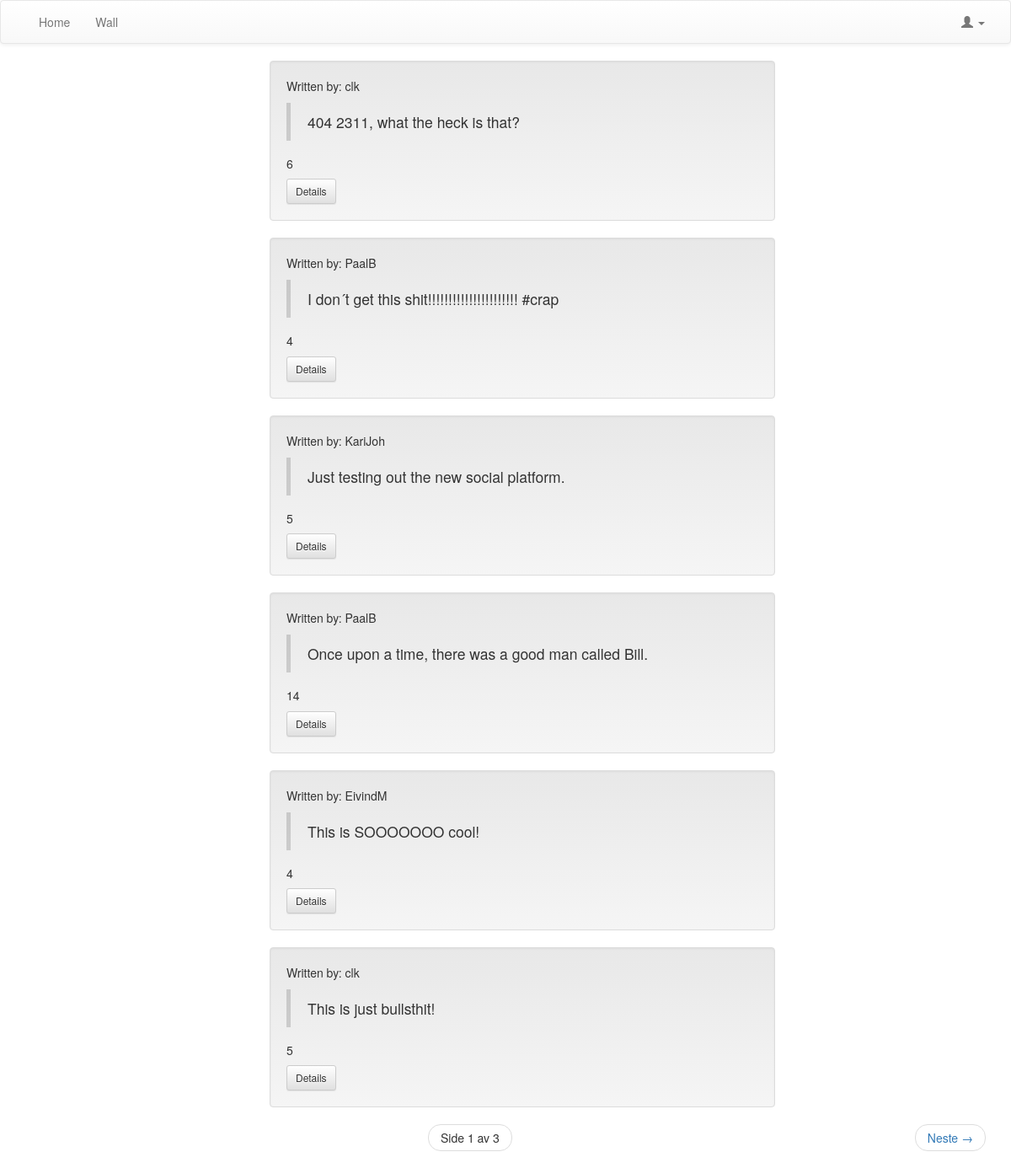
The page /kvittr_messages/ on the database as committed earlier.
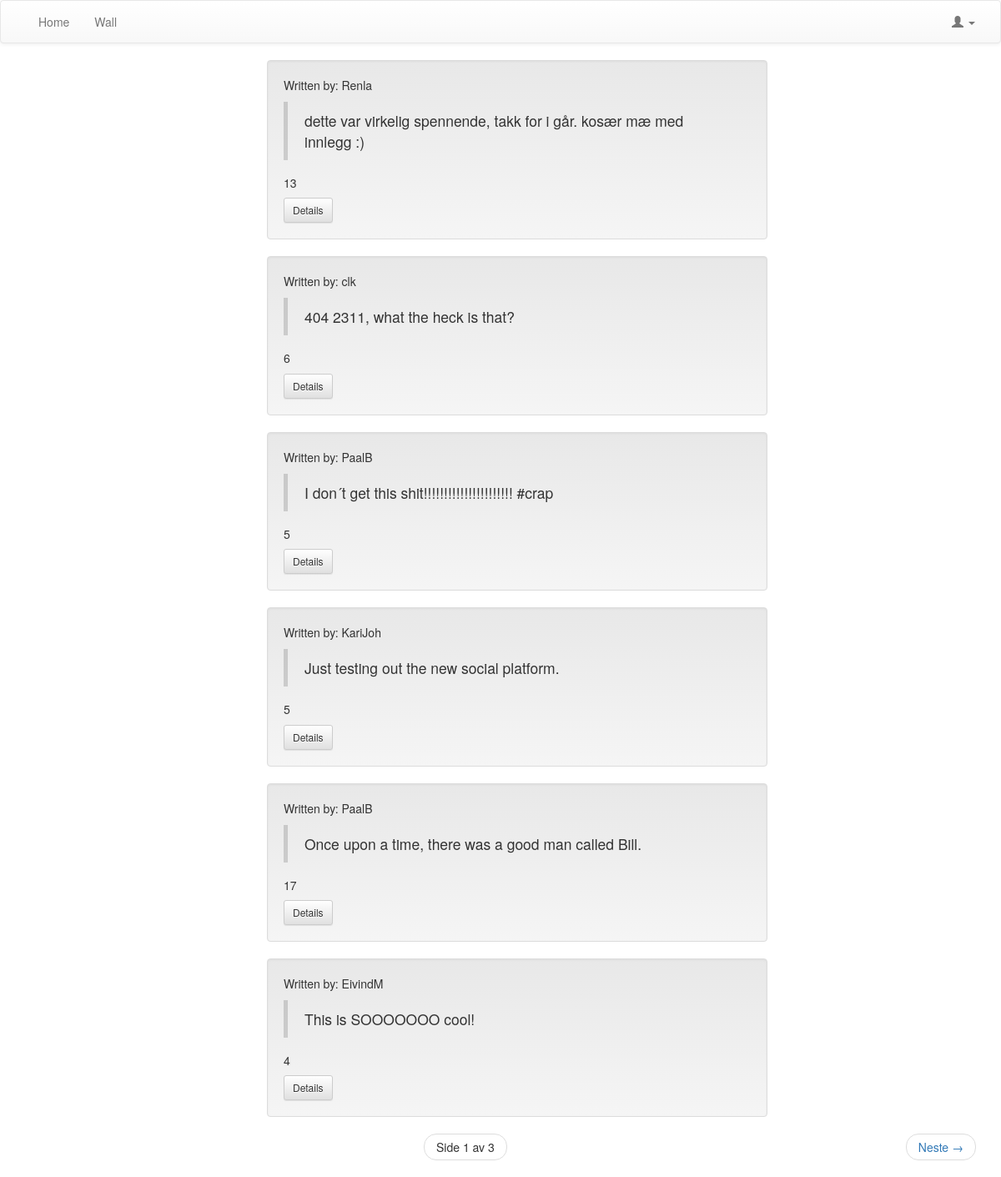
The same page on the database as committed later.
### kvittr_messages/models.py (models this page shows, shortened)
class Message(models.Model):
	message = models.TextField()
	created_by = models.ForeignKey(User, related_name="created_message")
	created_datetime = models.DateTimeField()
	likes = models.PositiveIntegerField(default=0)
	class Meta:
		ordering = ['-id']

### kvittr_messages/views.py (the view)
def message_listing(request):
	new_post = request.POST.get('new_post')
	if new_post:
		post = Message()
		post.message = new_post
		post.created_datetime = timezone.now()
		post.created_by = request.user
		post.save()
	messages = Message.objects.all()
	page_number = request.GET.get('page')
	paginator = Paginator(messages, 6)
	try:
		messages = paginator.page(page_number)
	except PageNotAnInteger:
		messages = paginator.page(1)
	except EmptyPage:
		messages = paginator.page(paginator.num_pages)
	context = {'messages': messages}
	return render(request, 'kvittr_messages/message_listing.html', context)

### kvittr_messages/templates/kvittr_messages/message_listing.html (shortened to what this page needs)
{% extends 'theme/base.html' %}
{% block pagecontent %}
        <ul>
        {% for message in messages %}
            <li class="well" style="list-style:none; width: 600px; margin-left: auto; margin-right: auto;">
                <p>Written by: {{ message.created_by }} </p>
                <blockquote>{{ message.message }}</blockquote>
                <h5 id="id-likes-for-message-{{ message.id }}"> {{ message.likes }}</h5>
                <a href="{% url 'message_details' message.id %}" class="btn btn-sm btn-default">Details</a>
            </li>
        {% endfor %}
        </ul>
    <nav>
        <ul class="pager">
                <li>
                    <span class="current">
                        Side {{ messages.number }} av {{ messages.paginator.num_pages }}
                    </span>
                </li>
            {% if messages.has_next %}
                <li class="next">
                    <a href="?page={{ messages.next_page_number }}">
                        Neste <span aria-hidden="true"> &rarr; </span>
                    </a>
                </li>
            {% endif %}
        </ul>
    </nav>
{% endblock %}

Rows that differ between the two databases and show on the page:
no longer on this page (row unchanged): Message: created_by "clk", message "This is just bullsthit!", likes "5"
added Message: created_by "Renla", message "dette var virkelig spennende, takk for i går. kosær mæ med innlegg :)", likes "13"
changed Message "I don´t get this shit!!!!!!!!!!!!!!!!!!!!!! #crap": likes "4" → "5"
changed Message "Once upon a time, there was a good man called Bill.": likes "14" → "17"
